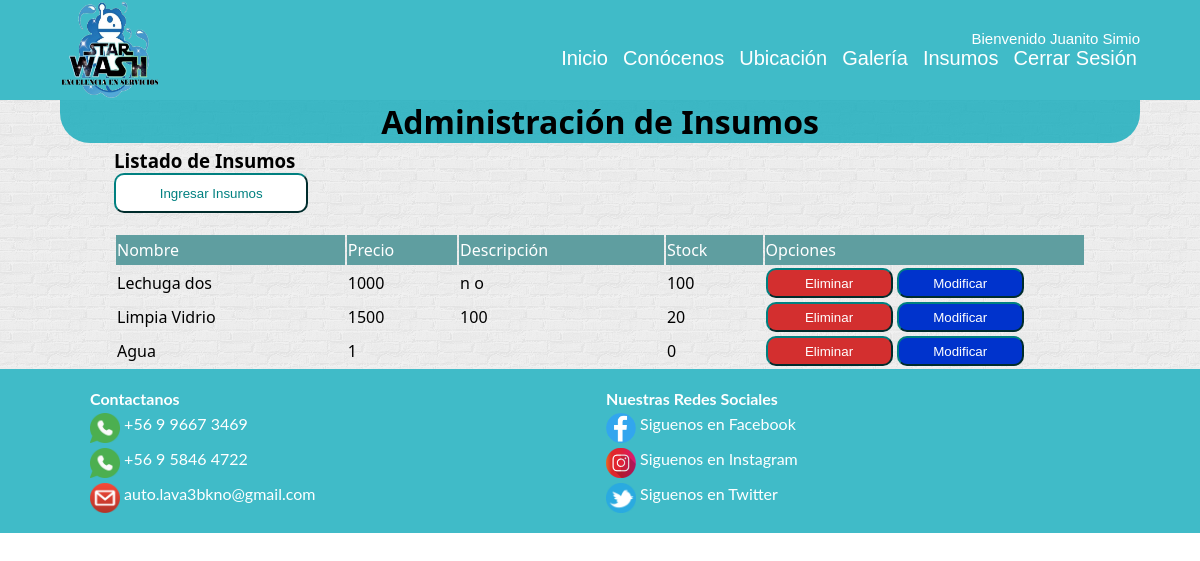
Before: /administracion_insumos/ (signed in) with the older database file.
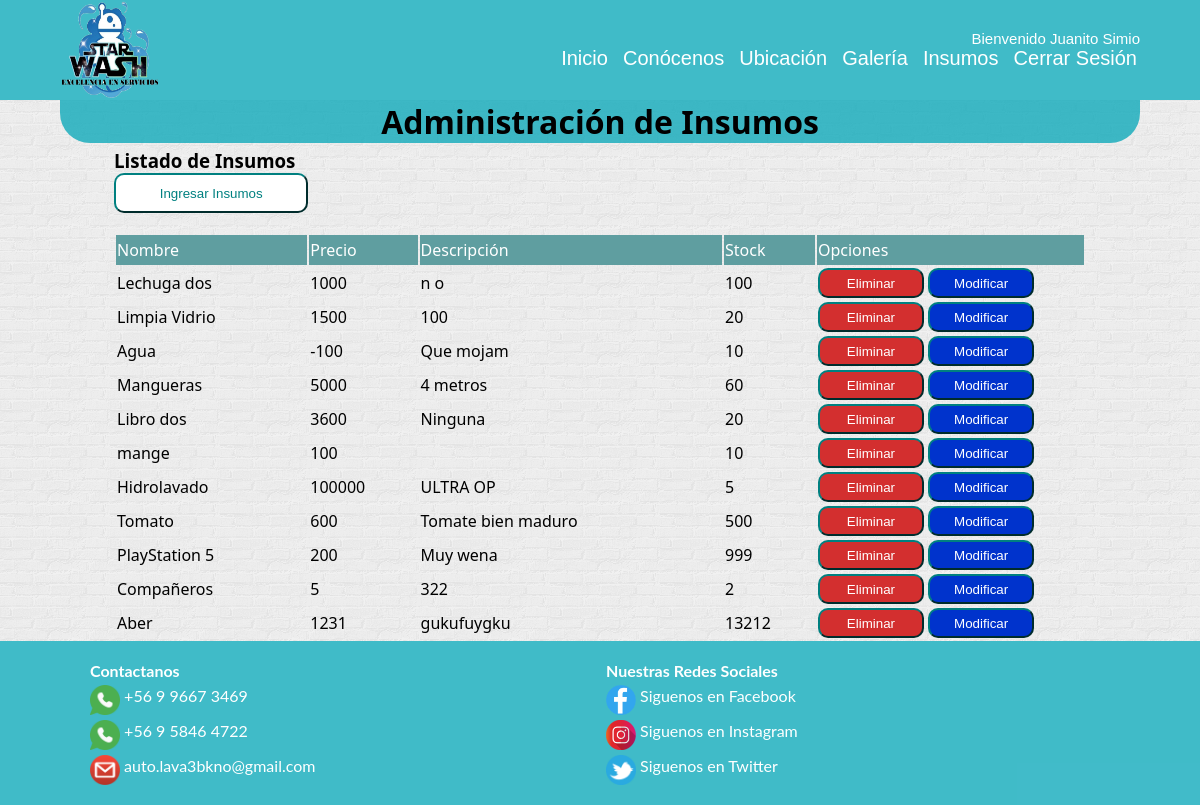
After: the same page with the newer database file.
### StarWash/models.py (models this page shows, shortened)
class Insumo (models.Model):
    nombre = models.CharField(max_length=80, primary_key=True)
    precio = models.IntegerField()
    descripcion = models.TextField(max_length=200, null=True)
    stock = models.IntegerField()

### StarWash/views.py (the view, shortened to what this page needs)
# urls.py: path('administracion_insumos/', adminInsumo, name='ADMIN_INSUMO'),
@login_required(login_url='/login/') #pide que este logeado
@permission_required('StarWash.view_insumo', login_url='/login/') #pide un permiso para ver insumos
def adminInsumo(request):
    lista_insumos = Insumo.objects.all()
    return render(request,'web/admin_insumos.html',{'lista_insumos':lista_insumos})

### StarWash/templates/web/admin_insumos.html (shortened to what this page needs)
{% extends "web/base.html" %} {% load static%} {% block contenido%}
<h1>Administración de Insumos</h1>
<div class=container>
    <h3> Listado de Insumos</h3>
    <input class="boton-admin" type="button" value="Ingresar Insumos" onclick="ir()">
    <table class="tabla-insumos">
        <tr class="titulo-tabla">
            <td>Nombre</td>
            <td>Precio</td>
            <td>Descripción</td>
            <td>Stock</td>
            <td>Opciones</td>
        </tr>
        {% for i in lista_insumos %}
        <tr class="datos-tabla">
            <td>{{i.nombre}}</td>
            <td>{{i.precio}}</td>
            <td>{{i.descripcion}}</td>
            <td>{{i.stock}}</td>
            <td>
                <input class="boton-eliminar" type="button" value="Eliminar" onclick="eliminar('{{i.nombre}}')">
                <input class="boton-modificar" type="button" value="Modificar" onclick="actualizar('{{i.nombre}}')">
            </td>
        </tr>
        {% endfor %}
    </table>
</div>
{% endblock contenido %}

Changed rows visible on the page:
changed Insumo "Agua": precio "1" → "-100"; descripcion (not shown) → "Que mojam"; stock "0" → "10"
added Insumo: nombre "Mangueras", precio "5000", descripcion "4 metros", stock "60"
added Insumo: nombre "Libro dos", precio "3600", descripcion "Ninguna", stock "20"
added Insumo: nombre "mange", precio "100", stock "10"
added Insumo: nombre "Hidrolavado", precio "100000", descripcion "ULTRA OP", stock "5"
added Insumo: nombre "Tomato", precio "600", descripcion "Tomate bien maduro", stock "500"
added Insumo: nombre "PlayStation 5", precio "200", descripcion "Muy wena", stock "999"
added Insumo: nombre "Compañeros", precio "5", descripcion "322", stock "2"
added Insumo: nombre "Aber", precio "1231", descripcion "gukufuygku", stock "13212"
